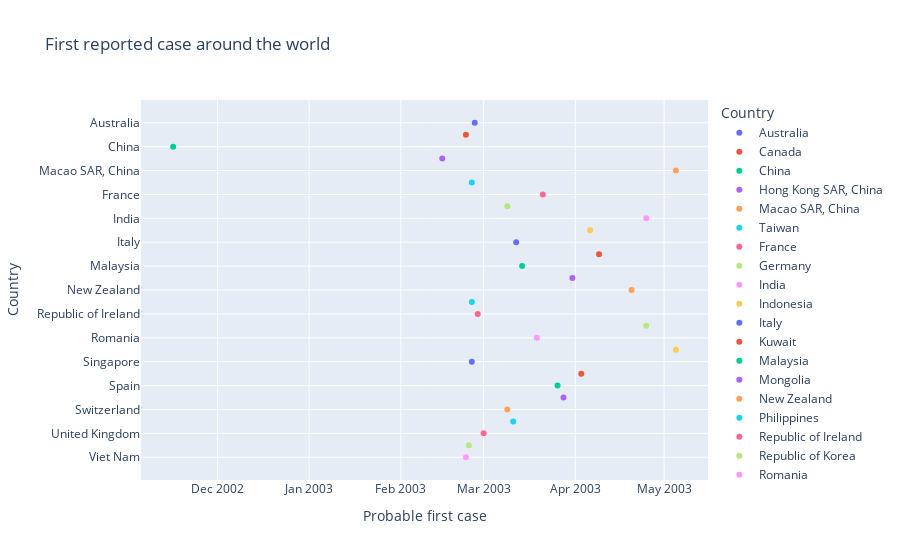

The code cell stored with this chart in its notebook:
### Code cell
# Probable first reported cases

st_cases = pd.read_sql('select "Country/Region" as "Country", "Date onset first probable case" as "Probable first case" from sars_summ;', conn)
px.scatter(st_cases, x="Probable first case", y="Country", title="First reported case around the world", color="Country")

### Figure 1 — Plotly figure (JSON) as saved in the notebook; plotly's stock layout.template omitted (floating-point values rounded to 4 significant figures)
{"data": [{"hovertemplate": "Country=%{y}<br>Probable first case=%{x}<extra></extra>", "legendgroup": "Australia", "marker": {"color": "#636efa", "symbol": "circle"}, "mode": "markers", "name": "Australia", "orientation": "v", "showlegend": true, "type": "scatter", "x": ["2003-02-26"], "xaxis": "x", "y": ["Australia"], "yaxis": "y"}, {"hovertemplate": "Country=%{y}<br>Probable first case=%{x}<extra></extra>", "legendgroup": "Canada", "marker": {"color": "#EF553B", "symbol": "circle"}, "mode": "markers", "name": "Canada", "orientation": "v", "showlegend": true, "type": "scatter", "x": ["2003-02-23"], "xaxis": "x", "y": ["Canada"], "yaxis": "y"}, {"hovertemplate": "Country=%{y}<br>Probable first case=%{x}<extra></extra>", "legendgroup": "China", "marker": {"color": "#00cc96", "symbol": "circle"}, "mode": "markers", "name": "China", "orientation": "v", "showlegend": true, "type": "scatter", "x": ["2002-11-16"], "xaxis": "x", "y": ["China"], "yaxis": "y"}, {"hovertemplate": "Country=%{y}<br>Probable first case=%{x}<extra></extra>", "legendgroup": "Hong Kong SAR, China", "marker": {"color": "#ab63fa", "symbol": "circle"}, "mode": "markers", "name": "Hong Kong SAR, China", "orientation": "v", "showlegend": true, "type": "scatter", "x": ["2003-02-15"], "xaxis": "x", "y": ["Hong Kong SAR, China"], "yaxis": "y"}, {"hovertemplate": "Country=%{y}<br>Probable first case=%{x}<extra></extra>", "legendgroup": "Macao SAR, China", "marker": {"color": "#FFA15A", "symbol": "circle"}, "mode": "markers", "name": "Macao SAR, China", "orientation": "v", "showlegend": true, "type": "scatter", "x": ["2003-05-05"], "xaxis": "x", "y": ["Macao SAR, China"], "yaxis": "y"}, {"hovertemplate": "Country=%{y}<br>Probable first case=%{x}<extra></extra>", "legendgroup": "Taiwan", "marker": {"color": "#19d3f3", "symbol": "circle"}, "mode": "markers", "name": "Taiwan", "orientation": "v", "showlegend": true, "type": "scatter", "x": ["2003-02-25"], "xaxis": "x", "y": ["Taiwan"], "yaxis": "y"}, {"hovertemplate": "Country=%{y}<br>Probable first case=%{x}<extra></extra>", "legendgroup": "France", "marker": {"color": "#FF6692", "symbol": "circle"}, "mode": "markers", "name": "France", "orientation": "v", "showlegend": true, "type": "scatter", "x": ["2003-03-21"], "xaxis": "x", "y": ["France"], "yaxis": "y"}, {"hovertemplate": "Country=%{y}<br>Probable first case=%{x}<extra></extra>", "legendgroup": "Germany", "marker": {"color": "#B6E880", "symbol": "circle"}, "mode": "markers", "name": "Germany", "orientation": "v", "showlegend": true, "type": "scatter", "x": ["2003-03-09"], "xaxis": "x", "y": ["Germany"], "yaxis": "y"}, {"hovertemplate": "Country=%{y}<br>Probable first case=%{x}<extra></extra>", "legendgroup": "India", "marker": {"color": "#FF97FF", "symbol": "circle"}, "mode": "markers", "name": "India", "orientation": "v", "showlegend": true, "type": "scatter", "x": ["2003-04-25"], "xaxis": "x", "y": ["India"], "yaxis": "y"}, {"hovertemplate": "Country=%{y}<br>Probable first case=%{x}<extra></extra>", "legendgroup": "Indonesia", "marker": {"color": "#FECB52", "symbol": "circle"}, "mode": "markers", "name": "Indonesia", "orientation": "v", "showlegend": true, "type": "scatter", "x": ["2003-04-06"], "xaxis": "x", "y": ["Indonesia"], "yaxis": "y"}, {"hovertemplate": "Country=%{y}<br>Probable first case=%{x}<extra></extra>", "legendgroup": "Italy", "marker": {"color": "#636efa", "symbol": "circle"}, "mode": "markers", "name": "Italy", "orientation": "v", "showlegend": true, "type": "scatter", "x": ["2003-03-12"], "xaxis": "x", "y": ["Italy"], "yaxis": "y"}, {"hovertemplate": "Country=%{y}<br>Probable first case=%{x}<extra></extra>", "legendgroup": "Kuwait", "marker": {"color": "#EF553B", "symbol": "circle"}, "mode": "markers", "name": "Kuwait", "orientation": "v", "showlegend": true, "type": "scatter", "x": ["2003-04-09"], "xaxis": "x", "y": ["Kuwait"], "yaxis": "y"}, {"hovertemplate": "Country=%{y}<br>Probable first case=%{x}<extra></extra>", "legendgroup": "Malaysia", "marker": {"color": "#00cc96", "symbol": "circle"}, "mode": "markers", "name": "Malaysia", "orientation": "v", "showlegend": true, "type": "scatter", "x": ["2003-03-14"], "xaxis": "x", "y": ["Malaysia"], "yaxis": "y"}, {"hovertemplate": "Country=%{y}<br>Probable first case=%{x}<extra></extra>", "legendgroup": "Mongolia", "marker": {"color": "#ab63fa", "symbol": "circle"}, "mode": "markers", "name": "Mongolia", "orientation": "v", "showlegend": true, "type": "scatter", "x": ["2003-03-31"], "xaxis": "x", "y": ["Mongolia"], "yaxis": "y"}, {"hovertemplate": "Country=%{y}<br>Probable first case=%{x}<extra></extra>", "legendgroup": "New Zealand", "marker": {"color": "#FFA15A", "symbol": "circle"}, "mode": "markers", "name": "New Zealand", "orientation": "v", "showlegend": true, "type": "scatter", "x": ["2003-04-20"], "xaxis": "x", "y": ["New Zealand"], "yaxis": "y"}, {"hovertemplate": "Country=%{y}<br>Probable first case=%{x}<extra></extra>", "legendgroup": "Philippines", "marker": {"color": "#19d3f3", "symbol": "circle"}, "mode": "markers", "name": "Philippines", "orientation": "v", "showlegend": true, "type": "scatter", "x": ["2003-02-25"], "xaxis": "x", "y": ["Philippines"], "yaxis": "y"}, {"hovertemplate": "Country=%{y}<br>Probable first case=%{x}<extra></extra>", "legendgroup": "Republic of Ireland", "marker": {"color": "#FF6692", "symbol": "circle"}, "mode": "markers", "name": "Republic of Ireland", "orientation": "v", "showlegend": true, "type": "scatter", "x": ["2003-02-27"], "xaxis": "x", "y": ["Republic of Ireland"], "yaxis": "y"}, {"hovertemplate": "Country=%{y}<br>Probable first case=%{x}<extra></extra>", "legendgroup": "Republic of Korea", "marker": {"color": "#B6E880", "symbol": "circle"}, "mode": "markers", "name": "Republic of Korea", "orientation": "v", "showlegend": true, "type": "scatter", "x": ["2003-04-25"], "xaxis": "x", "y": ["Republic of Korea"], "yaxis": "y"}, {"hovertemplate": "Country=%{y}<br>Probable first case=%{x}<extra></extra>", "legendgroup": "Romania", "marker": {"color": "#FF97FF", "symbol": "circle"}, "mode": "markers", "name": "Romania", "orientation": "v", "showlegend": true, "type": "scatter", "x": ["2003-03-19"], "xaxis": "x", "y": ["Romania"], "yaxis": "y"}, {"hovertemplate": "Country=%{y}<br>Probable first case=%{x}<extra></extra>", "legendgroup": "Russian Federation", "marker": {"color": "#FECB52", "symbol": "circle"}, "mode": "markers", "name": "Russian Federation", "orientation": "v", "showlegend": true, "type": "scatter", "x": ["2003-05-05"], "xaxis": "x", "y": ["Russian Federation"], "yaxis": "y"}, {"hovertemplate": "Country=%{y}<br>Probable first case=%{x}<extra></extra>", "legendgroup": "Singapore", "marker": {"color": "#636efa", "symbol": "circle"}, "mode": "markers", "name": "Singapore", "orientation": "v", "showlegend": true, "type": "scatter", "x": ["2003-02-25"], "xaxis": "x", "y": ["Singapore"], "yaxis": "y"}, {"hovertemplate": "Country=%{y}<br>Probable first case=%{x}<extra></extra>", "legendgroup": "South Africa", "marker": {"color": "#EF553B", "symbol": "circle"}, "mode": "markers", "name": "South Africa", "orientation": "v", "showlegend": true, "type": "scatter", "x": ["2003-04-03"], "xaxis": "x", "y": ["South Africa"], "yaxis": "y"}, {"hovertemplate": "Country=%{y}<br>Probable first case=%{x}<extra></extra>", "legendgroup": "Spain", "marker": {"color": "#00cc96", "symbol": "circle"}, "mode": "markers", "name": "Spain", "orientation": "v", "showlegend": true, "type": "scatter", "x": ["2003-03-26"], "xaxis": "x", "y": ["Spain"], "yaxis": "y"}, {"hovertemplate": "Country=%{y}<br>Probable first case=%{x}<extra></extra>", "legendgroup": "Sweden", "marker": {"color": "#ab63fa", "symbol": "circle"}, "mode": "markers", "name": "Sweden", "orientation": "v", "showlegend": true, "type": "scatter", "x": ["2003-03-28"], "xaxis": "x", "y": ["Sweden"], "yaxis": "y"}, {"hovertemplate": "Country=%{y}<br>Probable first case=%{x}<extra></extra>", "legendgroup": "Switzerland", "marker": {"color": "#FFA15A", "symbol": "circle"}, "mode": "markers", "name": "Switzerland", "orientation": "v", "showlegend": true, "type": "scatter", "x": ["2003-03-09"], "xaxis": "x", "y": ["Switzerland"], "yaxis": "y"}, {"hovertemplate": "Country=%{y}<br>Probable first case=%{x}<extra></extra>", "legendgroup": "Thailand", "marker": {"color": "#19d3f3", "symbol": "circle"}, "mode": "markers", "name": "Thailand", "orientation": "v", "showlegend": true, "type": "scatter", "x": ["2003-03-11"], "xaxis": "x", "y": ["Thailand"], "yaxis": "y"}, {"hovertemplate": "Country=%{y}<br>Probable first case=%{x}<extra></extra>", "legendgroup": "United Kingdom", "marker": {"color": "#FF6692", "symbol": "circle"}, "mode": "markers", "name": "United Kingdom", "orientation": "v", "showlegend": true, "type": "scatter", "x": ["2003-03-01"], "xaxis": "x", "y": ["United Kingdom"], "yaxis": "y"}, {"hovertemplate": "Country=%{y}<br>Probable first case=%{x}<extra></extra>", "legendgroup": "United States", "marker": {"color": "#B6E880", "symbol": "circle"}, "mode": "markers", "name": "United States", "orientation": "v", "showlegend": true, "type": "scatter", "x": ["2003-02-24"], "xaxis": "x", "y": ["United States"], "yaxis": "y"}, {"hovertemplate": "Country=%{y}<br>Probable first case=%{x}<extra></extra>", "legendgroup": "Viet Nam", "marker": {"color": "#FF97FF", "symbol": "circle"}, "mode": "markers", "name": "Viet Nam", "orientation": "v", "showlegend": true, "type": "scatter", "x": ["2003-02-23"], "xaxis": "x", "y": ["Viet Nam"], "yaxis": "y"}], "layout": {"legend": {"title": {"text": "Country"}, "tracegroupgap": 0}, "title": {"text": "First reported case around the world"}, "xaxis": {"anchor": "y", "domain": [0, 1], "title": {"text": "Probable first case"}}, "yaxis": {"anchor": "x", "categoryarray": ["Viet Nam", "United States", "United Kingdom", "Thailand", "Switzerland", "Sweden", "Spain", "South Africa", "Singapore", "Russian Federation", "Romania", "Republic of Korea", "Republic of Ireland", "Philippines", "New Zealand", "Mongolia", "Malaysia", "Kuwait", "Italy", "Indonesia", "India", "Germany", "France", "Taiwan", "Macao SAR, China", "Hong Kong SAR, China", "China", "Canada", "Australia"], "categoryorder": "array", "domain": [0, 1], "title": {"text": "Country"}}}}
